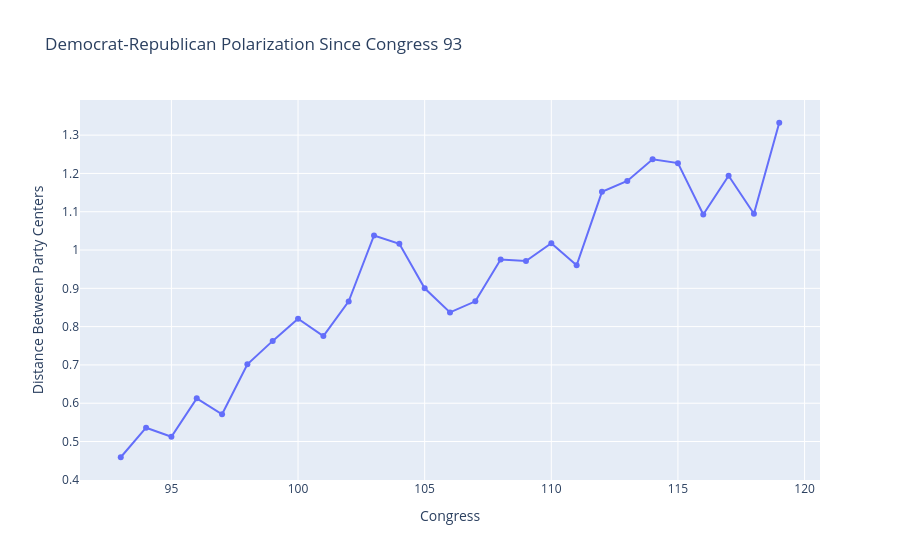

The code cell stored with this chart in its notebook:
### Code cell
# modern polarization, starting in the 1970s. difference between party centroids 
import numpy as np
import pandas as pd
from sklearn.decomposition import PCA

MODERN_START = 93   # change this to 91, 92, 93, etc.
MIN_VOTES = 100

def convert_vote(code):
    if code in [1, 2, 3]:
        return 1
    elif code in [4, 5, 6]:
        return -1
    elif code in [7, 8]:
        return 0
    else:
        return np.nan

votes["vote_numeric"] = votes["cast_code"].apply(convert_vote)

modern_results = []

for congress in sorted(votes["congress"].unique()):
    if congress < MODERN_START:
        continue

    v = votes[votes["congress"] == congress]

    matrix = v.pivot_table(
        index="icpsr",
        columns="rollnumber",
        values="vote_numeric"
    )

    vote_counts = matrix.notna().sum(axis=1)
    matrix = matrix[vote_counts >= MIN_VOTES]

    if matrix.shape[0] < 10 or matrix.shape[1] < 5:
        continue

    M = matrix.fillna(0).values

    norms = np.linalg.norm(M, axis=1, keepdims=True)
    M_norm = M / np.where(norms == 0, 1, norms)

    pca = PCA(n_components=2)
    coords = pca.fit_transform(M_norm)

    df = pd.DataFrame(coords, columns=["PC1", "PC2"])
    df["icpsr"] = matrix.index

    df = df.merge(
        members[["icpsr", "party_code", "bioname"]],
        on="icpsr",
        how="left"
    )

    # Voteview: 100 = Democrat, 200 = Republican
    df = df[df["party_code"].isin([100, 200])]

    if df["party_code"].nunique() < 2:
        continue

    dem_center = df[df["party_code"] == 100][["PC1", "PC2"]].mean()
    rep_center = df[df["party_code"] == 200][["PC1", "PC2"]].mean()

    distance = np.linalg.norm(rep_center - dem_center)

    modern_results.append({
        "congress": congress,
        "party_centroid_distance": distance,
        "dem_pc1_mean": dem_center["PC1"],
        "rep_pc1_mean": rep_center["PC1"],
        "dem_pc2_mean": dem_center["PC2"],
        "rep_pc2_mean": rep_center["PC2"],
        "num_legislators": len(df),
        "num_votes": matrix.shape[1]
    })

modern_polarization = pd.DataFrame(modern_results)
print(modern_polarization.head())

import plotly.express as px

fig = px.line(
    modern_polarization,
    x="congress",
    y="party_centroid_distance",
    markers=True,
    title=f"Democrat-Republican Polarization Since Congress {MODERN_START}",
    labels={
        "congress": "Congress",
        "party_centroid_distance": "Distance Between Party Centers"
    }
)

fig.show()

### Figure 1 — Plotly figure (JSON) as saved in the notebook; plotly's stock layout.template omitted (floating-point values rounded to 4 significant figures)
{"data": [{"hovertemplate": "Congress=%{x}<br>Distance Between Party Centers=%{y}<extra></extra>", "legendgroup": "", "line": {"color": "#636efa", "dash": "solid"}, "marker": {"symbol": "circle"}, "mode": "lines+markers", "name": "", "orientation": "v", "showlegend": false, "type": "scatter", "x": [93, 94, 95, 96, 97, 98, 99, 100, 101, 102, 103, 104, 105, 106, 107, 108, 109, 110, 111, 112, 113, 114, 115, 116, 117, 118, 119], "xaxis": "x", "y": [0.4589, 0.5361, 0.5125, 0.6127, 0.5711, 0.7015, 0.7628, 0.8205, 0.7754, 0.8659, 1.038, 1.016, 0.9, 0.8371, 0.8661, 0.9755, 0.9715, 1.018, 0.9603, 1.152, 1.181, 1.237, 1.227, 1.093, 1.194, 1.095, 1.332], "yaxis": "y"}], "layout": {"legend": {"tracegroupgap": 0}, "title": {"text": "Democrat-Republican Polarization Since Congress 93"}, "xaxis": {"anchor": "y", "domain": [0, 1], "title": {"text": "Congress"}}, "yaxis": {"anchor": "x", "domain": [0, 1], "title": {"text": "Distance Between Party Centers"}}}}
